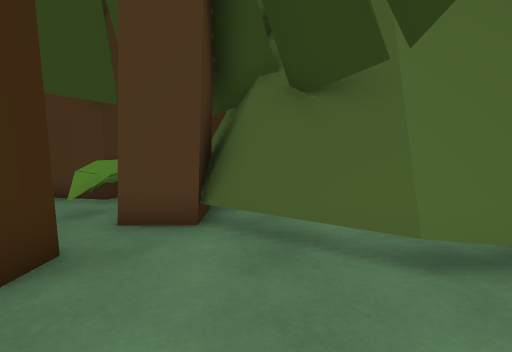
View 1 (above)

24 first-person views from a walk through a scene from a Unity 3-D project. The camera is 1.2 m above the floor, tilts 4° down and sees 90° across. The floor is counted in squares, 1 m on a side. Each view is taken from the middle of a square. On the plan, view 1 faces up. The plan holds only what a view shows up to about 12 squares ahead; the rest is blank. The place goes on beyond the plan.

View 2
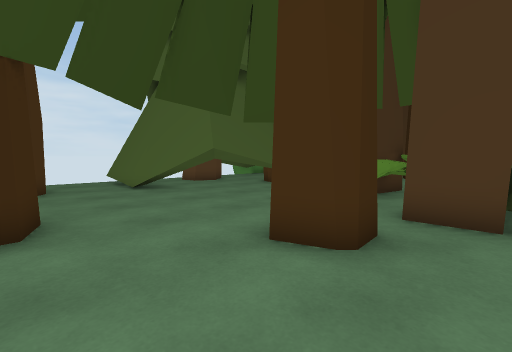

View 3
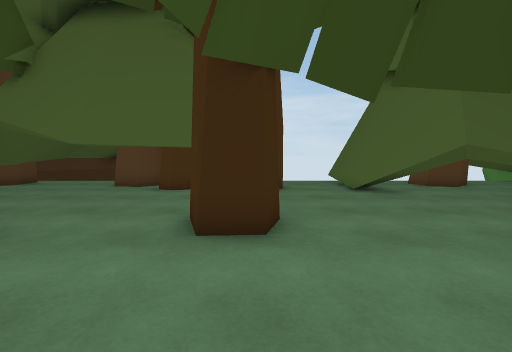

View 4
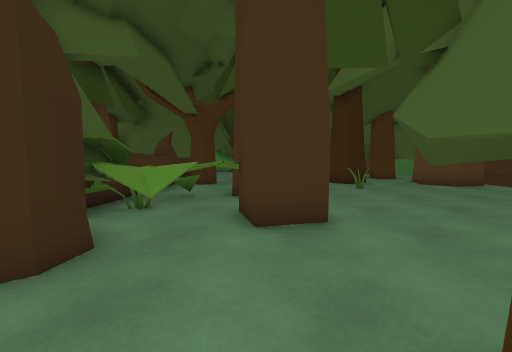

View 5
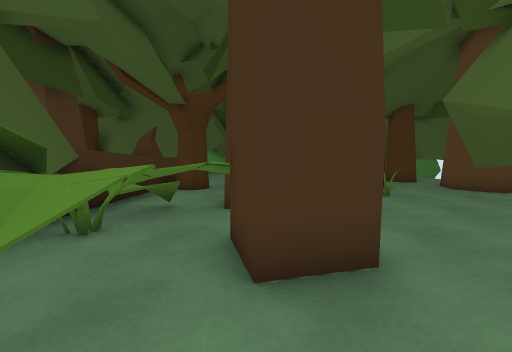

View 6
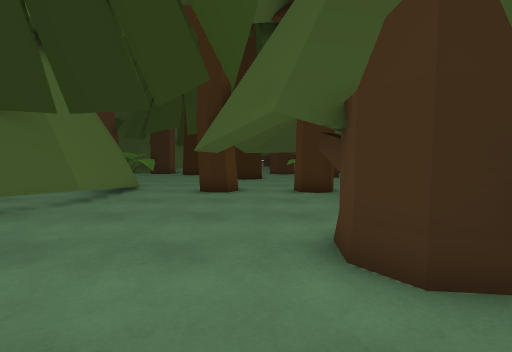

View 7
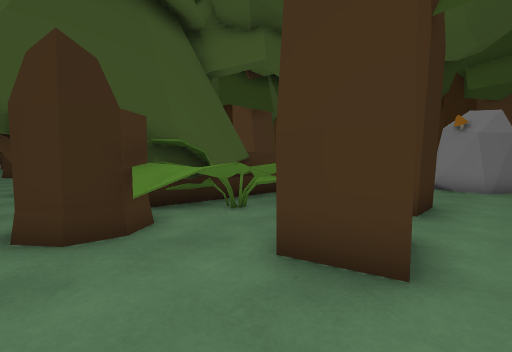

View 8
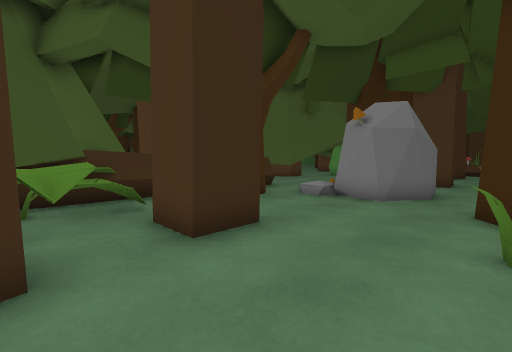

View 9
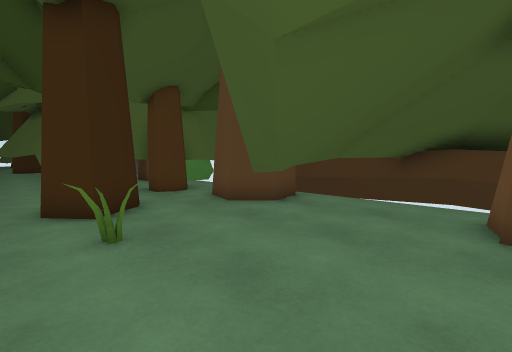

View 10
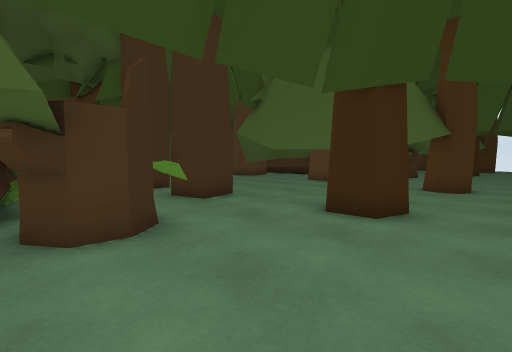

View 11
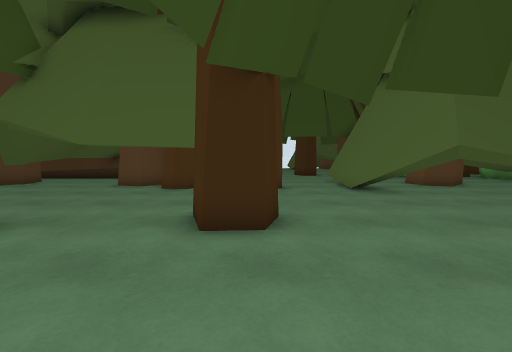

View 12
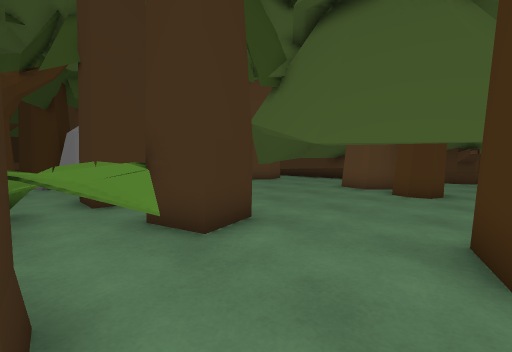

View 13
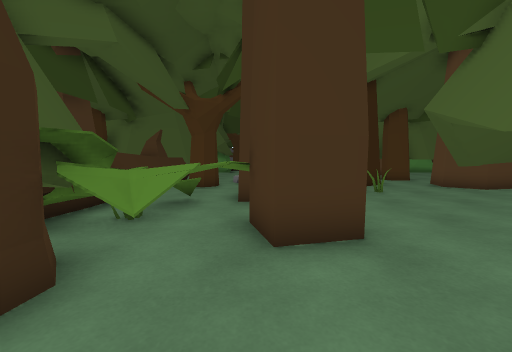

View 14
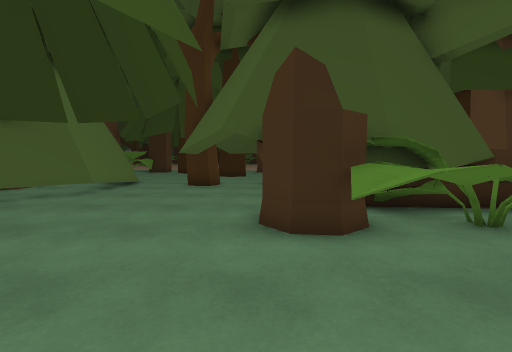

View 15
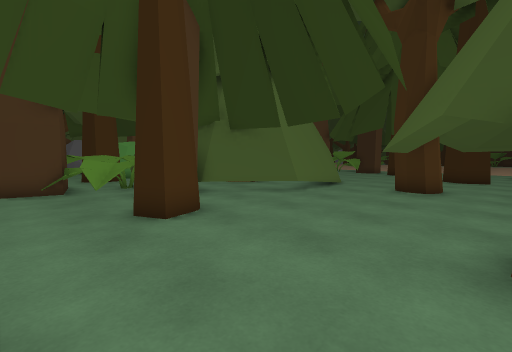

View 16
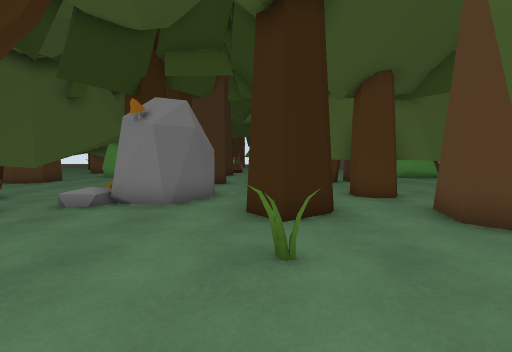

View 17
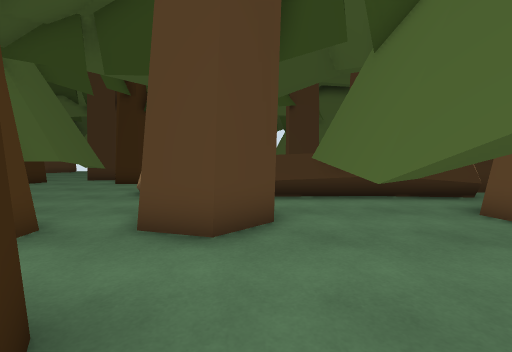

View 18
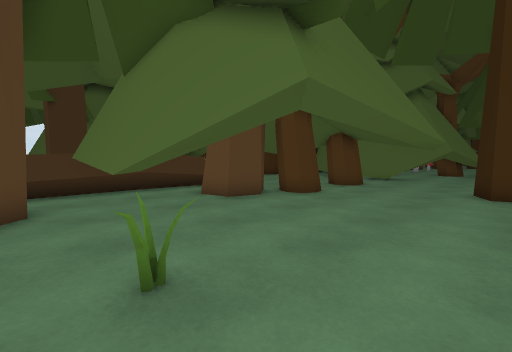

View 19
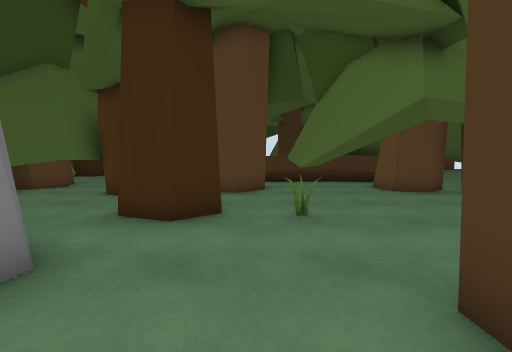

View 20
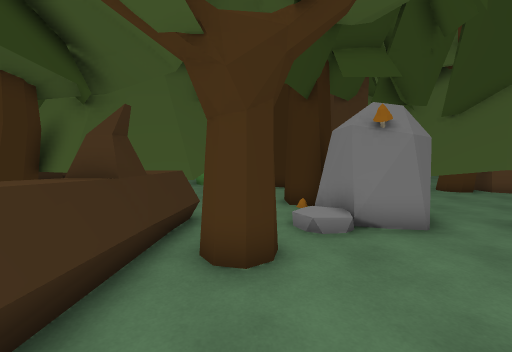

View 21
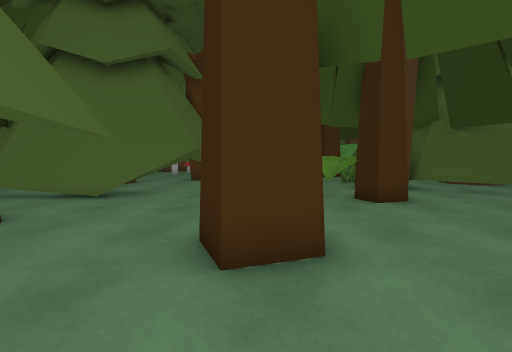

View 22
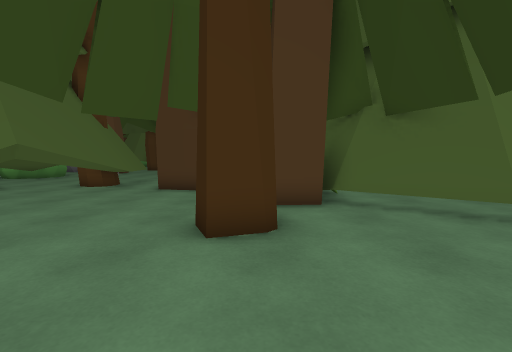

View 23
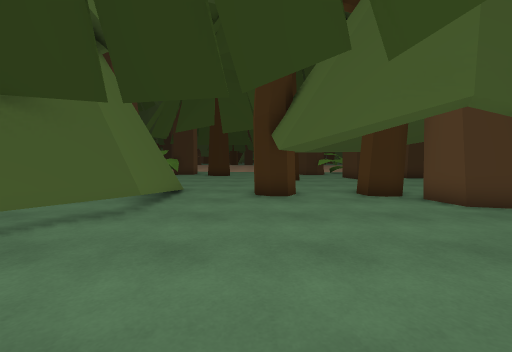

View 24
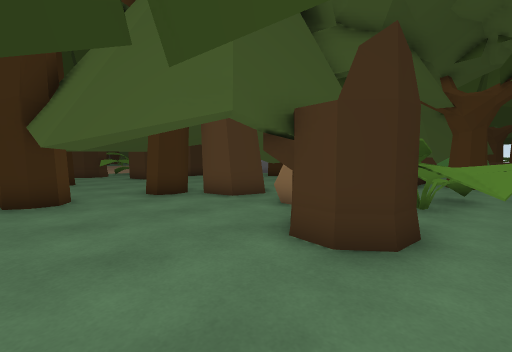

### Floor plan
Key: @ floor where view 1 was taken; # wall or solid block; x gap in a wall; . floor; / step, stairs or slope; = window, fence, low wall or low ledge; ^ raised ledge; v drop or lower ground; T tree; S stump; R rock; O other object.
Columns run from 18 left of view 1 to 25 right of it. Each row starts with its distance up from view 1.
  7      #  TTT ..OO TT   #  TTT..#OO TT T
  6     TT..TT....OOTTT  TT..TT....OT  TT.T
  5     TTTTTT.....OTTTTTTTTTTT.....T TTTTTTT
  4     TTTTT.........TTTTTTTT.........TTTTTT
  3     TTTT.......T...TTTTTT...... T...TTTTT ..
  2    ...........TT...............TT...........
  1    .........................................
  0       #...........@...##...............##..
 -1            TT.....TTT.##.T.TTT.....TTT.##.TT
 -2          T TT.............T.TT.....T.......T
 -3        ...T.....SS........T......SS........T
 -4       #...T....SSS....##...T...OS S....##...
 -5      ##...T..TOOS #  ###...T...OS T#..##
 -6      #....T.TTOOT##.  #......TTOOTT#=T
 -7 ###.TT......TTOOTT#.TTT......TTOvTT
 -8 ###..........OOOvT#...........OOvvT#
 -9  ##....T....T#TOO##.....T....TT./O##
-10  ^TTTTTT....TTT..^#TTTTTT....#T...#
-11  ^=TTTT..O.......##.TTTT..O.......#
-12  ^=TTT...........## TTT...........#^ TT
-13  #=  T..TT.....#### T T..TT.....#x## T
-14     TT..#T.....###  TTT.T T.......#  TT
-15     ....  .RRR .=^ ......TT.RRRO..^
-16     .##. ..RR O..==...##....RRRO..=    #
-17    TT #  ..R TT..TTTTT#T....R T. .TTTTT#
-18       T  ... TT. TTT...TT... TTT .TTT

Positions as (right, up) in squares from view 1, and headings:
1: (0, 0), facing up
2: (-1, -1), facing up-left
3: (-2, -1), facing left
4: (-5, -1), facing down
5: (-5, -3), facing down
6: (-5, -2), facing right
7: (-7, -3), facing down-right
8: (-9, -7), facing down-right
9: (-8, -7), facing down-left
10: (16, 1), facing down-left
11: (15, -1), facing left
12: (14, -2), facing down-left
13: (12, -2), facing down
14: (10, -3), facing right
15: (11, -3), facing up-right
16: (8, -8), facing down
17: (8, -12), facing left
18: (10, -12), facing up-left
19: (13, -12), facing left
20: (14, -9), facing down
21: (10, -5), facing up
22: (14, -2), facing up
23: (13, 0), facing right
24: (13, 0), facing down-right
